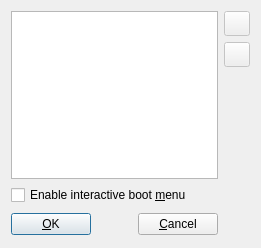
<?xml version="1.0" encoding="UTF-8"?>
<ui version="4.0">
 <author>Andrey Rijov</author>
 <class>Boot_Device_Window</class>
 <widget class="QDialog" name="Boot_Device_Window">
  <property name="geometry">
   <rect>
    <x>0</x>
    <y>0</y>
    <width>261</width>
    <height>248</height>
   </rect>
  </property>
  <property name="windowTitle">
   <string>Boot settings</string>
  </property>
  <property name="windowIcon">
   <iconset resource="images.qrc">
    <normaloff>:/terminal.png</normaloff>:/terminal.png</iconset>
  </property>
  <layout class="QGridLayout" name="gridLayout">
   <item row="0" column="0" rowspan="3">
    <widget class="QTreeWidget" name="Boot_Devices_List">
     <property name="verticalScrollBarPolicy">
      <enum>Qt::ScrollBarAlwaysOff</enum>
     </property>
     <property name="horizontalScrollBarPolicy">
      <enum>Qt::ScrollBarAlwaysOff</enum>
     </property>
     <property name="editTriggers">
      <set>QAbstractItemView::NoEditTriggers</set>
     </property>
     <property name="dragEnabled">
      <bool>true</bool>
     </property>
     <property name="dragDropMode">
      <enum>QAbstractItemView::DragOnly</enum>
     </property>
     <property name="alternatingRowColors">
      <bool>true</bool>
     </property>
     <property name="rootIsDecorated">
      <bool>false</bool>
     </property>
     <property name="uniformRowHeights">
      <bool>true</bool>
     </property>
     <property name="headerHidden">
      <bool>true</bool>
     </property>
     <column>
      <property name="text">
       <string>1</string>
      </property>
     </column>
    </widget>
   </item>
   <item row="0" column="1">
    <widget class="QToolButton" name="TB_Up">
     <property name="enabled">
      <bool>false</bool>
     </property>
     <property name="text">
      <string/>
     </property>
     <property name="icon">
      <iconset resource="images.qrc">
       <normaloff>:/up.png</normaloff>:/up.png</iconset>
     </property>
     <property name="iconSize">
      <size>
       <width>18</width>
       <height>18</height>
      </size>
     </property>
    </widget>
   </item>
   <item row="1" column="1">
    <widget class="QToolButton" name="TB_Down">
     <property name="enabled">
      <bool>false</bool>
     </property>
     <property name="text">
      <string/>
     </property>
     <property name="icon">
      <iconset resource="images.qrc">
       <normaloff>:/down.png</normaloff>:/down.png</iconset>
     </property>
     <property name="iconSize">
      <size>
       <width>18</width>
       <height>18</height>
      </size>
     </property>
    </widget>
   </item>
   <item row="2" column="1">
    <spacer name="verticalSpacer">
     <property name="orientation">
      <enum>Qt::Vertical</enum>
     </property>
     <property name="sizeHint" stdset="0">
      <size>
       <width>20</width>
       <height>45</height>
      </size>
     </property>
    </spacer>
   </item>
   <item row="3" column="0">
    <widget class="QCheckBox" name="CH_Boot_Menu">
     <property name="text">
      <string>Enable interactive boot &amp;menu</string>
     </property>
    </widget>
   </item>
   <item row="4" column="0">
    <layout class="QHBoxLayout" name="horizontalLayout">
     <item>
      <widget class="QPushButton" name="Button_OK">
       <property name="text">
        <string>&amp;OK</string>
       </property>
       <property name="icon">
        <iconset resource="images.qrc">
         <normaloff>:/ok.png</normaloff>:/ok.png</iconset>
       </property>
      </widget>
     </item>
     <item>
      <spacer name="horizontalSpacer">
       <property name="orientation">
        <enum>Qt::Horizontal</enum>
       </property>
       <property name="sizeHint" stdset="0">
        <size>
         <width>28</width>
         <height>26</height>
        </size>
       </property>
      </spacer>
     </item>
     <item>
      <widget class="QPushButton" name="Button_Cancel">
       <property name="text">
        <string>&amp;Cancel</string>
       </property>
       <property name="icon">
        <iconset resource="images.qrc">
         <normaloff>:/cancel.png</normaloff>:/cancel.png</iconset>
       </property>
      </widget>
     </item>
    </layout>
   </item>
  </layout>
 </widget>
 <tabstops>
  <tabstop>Boot_Devices_List</tabstop>
  <tabstop>TB_Up</tabstop>
  <tabstop>TB_Down</tabstop>
  <tabstop>CH_Boot_Menu</tabstop>
  <tabstop>Button_OK</tabstop>
  <tabstop>Button_Cancel</tabstop>
 </tabstops>
 <resources>
  <include location="images.qrc"/>
 </resources>
 <connections>
  <connection>
   <sender>Button_Cancel</sender>
   <signal>clicked()</signal>
   <receiver>Boot_Device_Window</receiver>
   <slot>reject()</slot>
   <hints>
    <hint type="sourcelabel">
     <x>189</x>
     <y>150</y>
    </hint>
    <hint type="destinationlabel">
     <x>243</x>
     <y>132</y>
    </hint>
   </hints>
  </connection>
  <connection>
   <sender>Button_OK</sender>
   <signal>clicked()</signal>
   <receiver>Boot_Device_Window</receiver>
   <slot>accept()</slot>
   <hints>
    <hint type="sourcelabel">
     <x>67</x>
     <y>142</y>
    </hint>
    <hint type="destinationlabel">
     <x>220</x>
     <y>141</y>
    </hint>
   </hints>
  </connection>
 </connections>
</ui>
